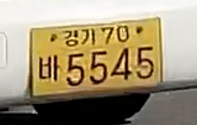
//> input picture Tesseract Linux/test.jpg, 197 x 125 px
$ ./test   (built with g++ and OpenCV 4)
//> lines starting //> are read from the running program, lines starting //| are printed output that depends on the picture
#include <opencv2/opencv.hpp> // Include 'OpenCV' library.

#include <string>
#include <tesseract/baseapi.h>
#include <leptonica/allheaders.h>

#include <iostream>
using namespace cv;
using namespace std;


int main()
{

	Mat test = imread("./test.jpg");
//> test is the input picture: 125 rows x 197 cols, CV_8UC3; mean B, G, R 118.8, 147.6, 161.2

	Mat GaussIMG;
	Mat Ggrays;
	cvtColor(test, GaussIMG, COLOR_BGR2GRAY);
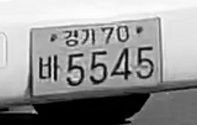
//> GaussIMG: 125 rows x 197 cols, CV_8UC1; min 0, max 254, mean 148.4
	Mat test1;
	cvtColor(GaussIMG,Ggrays,COLOR_GRAY2BGR);
	GaussianBlur(Ggrays, test1, Size(5, 5), 0);
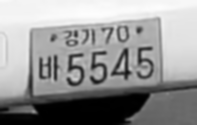
//> test1: 125 rows x 197 cols, CV_8UC3; min 0, max 253, mean 148.4
	imshow("tset",test1);


	string outText;
//> (the run ends here: the program needs code that is not available in this run, at `tesseract::TessBaseAPI *ocr = new tesseract::TessBaseAPI();`)

$ run again, with Tesseract Linux/1.jpg copied over Tesseract Linux/test.jpg
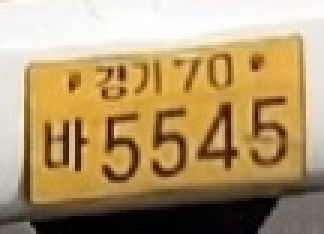
//> input picture Tesseract Linux/1.jpg, 108 x 78 px (shown 3 times larger)
//> test is the input picture: 78 rows x 108 cols, CV_8UC3; mean B, G, R 109.9, 151.9, 177.5
//> `cvtColor(test, GaussIMG, COLOR_BGR2GRAY);`:
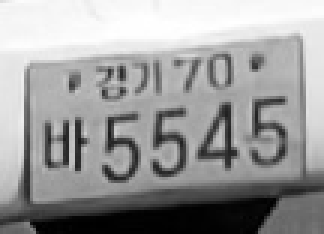
//> GaussIMG: 78 rows x 108 cols, CV_8UC1 (shown 3 times larger); min 0, max 255, mean 154.8
//> `GaussianBlur(Ggrays, test1, Size(5, 5), 0);`:
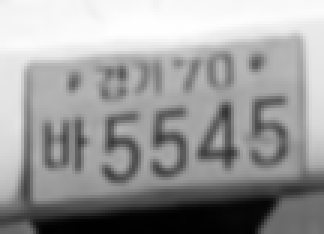
//> test1: 78 rows x 108 cols, CV_8UC3 (shown 3 times larger); min 0, max 254, mean 154.8

$ run again, with Tesseract Linux/2.jpg copied over Tesseract Linux/test.jpg
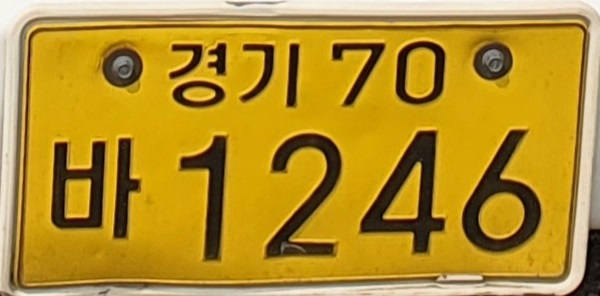
//> input picture Tesseract Linux/2.jpg, 600 x 296 px
//> test is the input picture: 296 rows x 600 cols, CV_8UC3; mean B, G, R 41.9, 143.3, 180.4
//> `cvtColor(test, GaussIMG, COLOR_BGR2GRAY);`:
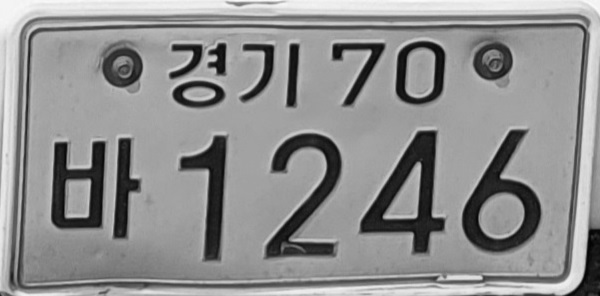
//> GaussIMG: 296 rows x 600 cols, CV_8UC1; min 2, max 250, mean 142.8

$ run again, with Tesseract Linux/3.jpg copied over Tesseract Linux/test.jpg
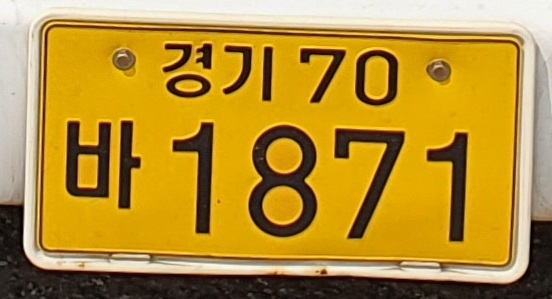
//> input picture Tesseract Linux/3.jpg, 552 x 299 px
//> test is the input picture: 299 rows x 552 cols, CV_8UC3; mean B, G, R 53.2, 144.6, 182.2
//> `cvtColor(test, GaussIMG, COLOR_BGR2GRAY);`:
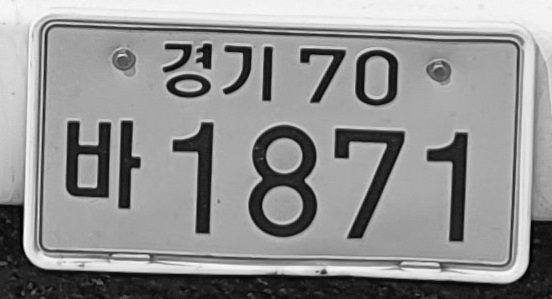
//> GaussIMG: 299 rows x 552 cols, CV_8UC1; min 1, max 251, mean 145.5
//> `GaussianBlur(Ggrays, test1, Size(5, 5), 0);`:
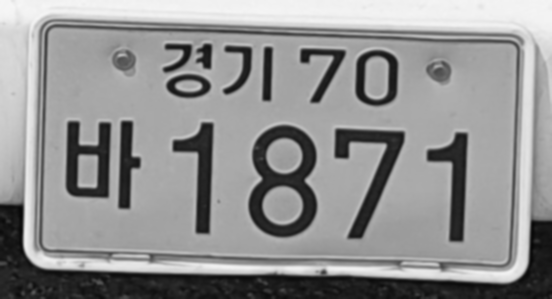
//> test1: 299 rows x 552 cols, CV_8UC3; min 6, max 246, mean 145.5
